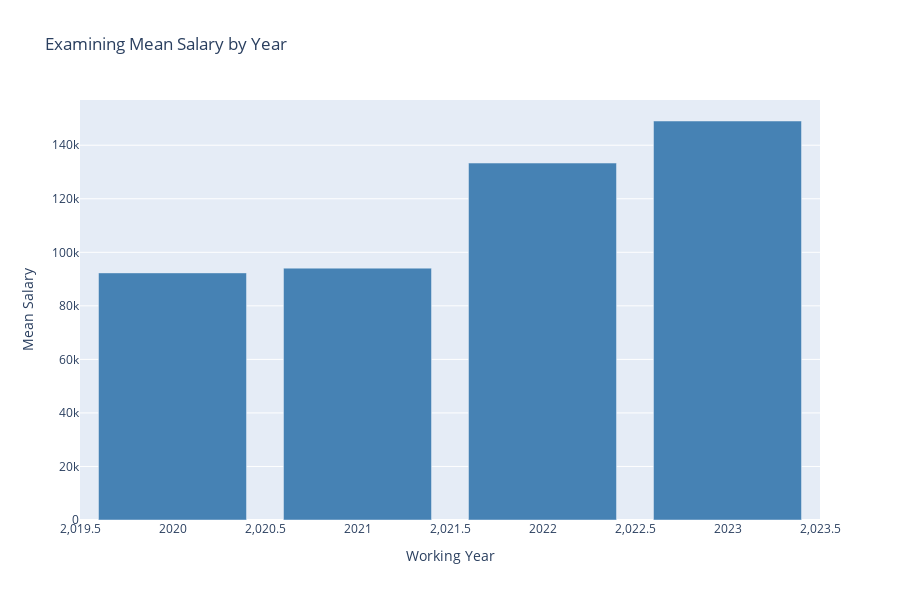

The notebook cell saved with this chart:
### Code cell
# Creating a bar graph to examine average salary by year
mean_salary = df.groupby('work_year')['salary_in_usd'].mean()

# Create bar graph
bar_fig = go.Figure(data = go.Bar(
    x = mean_salary.index,
    y = mean_salary.values,
    marker = dict(color = 'steelblue') 
    )
)

# Update layout
bar_fig.update_layout(
    title = "Examining Mean Salary by Year",
    xaxis_title = "Working Year",
    yaxis_title = "Mean Salary",
    height = 600
)

# Show plot
bar_fig.show()

### Figure 1 — Plotly figure (JSON) as saved in the notebook; plotly's stock layout.template omitted (floating-point values rounded to 4 significant figures)
{"data": [{"marker": {"color": "steelblue"}, "type": "bar", "x": [2020, 2021, 2022, 2023], "y": [92300.0, 94090.0, 133300.0, 149000.0]}], "layout": {"height": 600, "title": {"text": "Examining Mean Salary by Year"}, "xaxis": {"title": {"text": "Working Year"}}, "yaxis": {"title": {"text": "Mean Salary"}}}}
